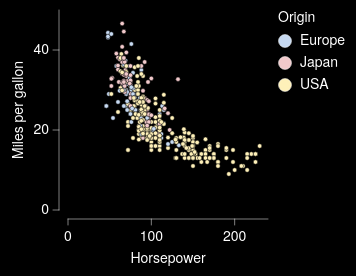

Write the Vega-Lite specification saved for this chart.
### Vega-Lite specification from a JSON file in a GitHub repository (floating-point values rounded to 4 significant figures; data arrays with more than 128 entries replaced by an {"elided": "..."} marker saying what was removed)
{"background": "black", "config": {"arc": {"fill": "#DBDBDB", "fillOpacity": 1.0, "innerRadius": 25.0, "padAngle": 0.03, "stroke": "black", "strokeOpacity": 1, "strokeWidth": 0.25}, "area": {"fill": "#DBDBDB", "fillOpacity": 1.0, "stroke": "black", "strokeOpacity": 1, "strokeWidth": 0.25}, "axis": {"domain": true, "domainCap": "round", "domainColor": "white", "domainWidth": 0.25, "grid": false, "gridCap": "round", "gridColor": "#F1F1F1", "gridDash": [0, 0], "gridOpacity": 1.0, "gridWidth": 0.25, "labelColor": "white", "labelFont": "HelveticaNeue", "labelFontSize": 7, "labelFontStyle": "normal", "labelFontWeight": 400, "offset": 4.5, "ticks": true, "tickCap": "round", "tickColor": "white", "tickRound": false, "tickSize": 3, "tickWidth": 0.25, "titleColor": "white", "titleFont": "HelveticaNeue", "titleFontSize": 7, "titleFontStyle": "normal", "titleFontWeight": 400}, "axisX": {"domain": true, "labelAlign": "center", "labelAngle": 0, "labels": true, "ticks": true, "translate": 0}, "axisY": {"domain": true, "labelAlign": "right", "labelAngle": 0, "labels": true, "ticks": true, "translate": 0}, "axisRight": {"domain": true, "labelAlign": "left", "labelAngle": 0, "labels": true, "ticks": true, "translate": 0}, "axisTop": {"domain": true, "labelAlign": "center", "labelAngle": 0, "labels": true, "ticks": true, "translate": 0}, "axisBand": {"tickOffset": 0}, "bar": {"fill": "#DBDBDB", "fillOpacity": 1.0, "stroke": "black", "strokeOpacity": 1, "strokeWidth": 0.25}, "boxplot": {"size": 9.0, "ticks": {"cornerRadius": 0.25, "fill": "white", "size": 4.5, "thickness": 0.25}, "box": {"fillOpacity": 1.0, "stroke": "black", "strokeOpacity": 1, "strokeWidth": 0.25}, "median": {"fill": "black", "fillOpacity": 1.0, "size": 9.0, "thickness": 0.25}, "rule": {"fill": "white", "fillOpacity": 1.0, "size": 10.0, "stroke": "white", "strokeDash": [0, 0], "strokeOpacity": 1, "strokeWidth": 0.25}, "outliers": {"color": "white", "fill": "white", "fillOpacity": 1.0, "size": 0, "stroke": "black", "strokeOpacity": 1, "strokeWidth": 0.25}}, "circle": {"fill": "white", "fillOpacity": 1.0, "size": 0.5, "stroke": null, "strokeOpacity": 1, "strokeWidth": 0.25}, "errorband": {"band": {"fillOpacity": 0.6, "stroke": null, "strokeWidth": 0.25, "strokeOpacity": 1}, "borders": {"opacity": 0, "strokeOpacity": 0.25, "strokeWidth": 1}}, "errorbar": {"opacity": 1, "rule": {"strokeDash": [0, 0], "strokeWidth": 0.25}, "ticks": {"color": "white", "cornerRadius": 0.125, "opacity": 1, "size": 6.0, "thickness": 0.25}, "thickness": 0.25}, "font": "HelveticaNeue", "geoshape": {"fill": "#DBDBDB", "fillOpacity": 1.0, "stroke": "white", "strokeOpacity": 1, "strokeWidth": 0.25}, "header": {"labelColor": "white", "labelFont": "HelveticaNeue", "labelFontSize": 7, "labelFontStyle": "normal", "labelFontWeight": 400, "titleColor": "white", "titleFont": "HelveticaNeue", "titleFontSize": 7, "titleFontStyle": "normal", "titleFontWeight": 400, "titlePadding": 0}, "legend": {"disable": false, "offset": 4.5, "gradientLength": 50.0, "gradientThickness": 5.0, "gradientOpacity": 1.0, "gradientStrokeColor": "white", "gradientStrokeWidth": 0.25, "labelColor": "white", "labelFont": "HelveticaNeue", "labelFontSize": 7, "labelFontStyle": "normal", "labelFontWeight": 400, "strokeColor": "white", "strokeWidth": 0, "symbolSize": 42, "symbolStrokeColor": "white", "symbolStrokeWidth": 0.25, "titleColor": "white", "titleFont": "HelveticaNeue", "titleFontSize": 7, "titleFontStyle": "normal", "titleFontWeight": 400}, "line": {"color": "white", "stroke": "white", "strokeCap": "round", "strokeDash": [0, 0], "strokeOpacity": 1, "strokeWidth": 0.375}, "point": {"filled": true, "fill": "#DBDBDB", "fillOpacity": 1.0, "size": 5.0, "stroke": "black", "strokeOpacity": 1, "strokeWidth": 0.25}, "range": {"category": ["#C6D9F1", "#F1C9CB", "#FEF0B9", "#CEE37A", "#7AA8E0", "#E589A3", "#FDDD5D", "#68B961", "#4177B1", "#C35082", "#E5C227", "#438156"], "diverging": {"scheme": ["#C35082", "#CE6D94", "#D989A7", "#E2A4BA", "#EABFCE", "#F1DBE2", "#F6F6F6", "#D7E0EB", "#B9CBE0", "#9BB6D5", "#7DA1C9", "#5F8CBD", "#4177B1"]}, "heatmap": {"scheme": ["#DFE9F7", "#C6D9F1", "#ADC8EC", "#94B8E6", "#7AA8E0", "#6097DA", "#4D87CA", "#4177B1", "#386898", "#2F597F", "#264A69", "#1D3A58"]}, "ordinal": {"scheme": ["#F1F1F1", "#DBDBDB", "#C6C6C6", "#B2B2B2", "#9D9D9D", "#898989", "#767676", "#636363", "#515151", "#404040", "#2F2F2F", "#1F1F1F"]}, "ramp": {"scheme": ["#DFE9F7", "#C6D9F1", "#ADC8EC", "#94B8E6", "#7AA8E0", "#6097DA", "#4D87CA", "#4177B1", "#386898", "#2F597F", "#264A69", "#1D3A58"]}}, "rule": {"color": "white", "stroke": "white", "strokeCap": "round", "strokeDash": [2, 2], "strokeOpacity": 1, "strokeWidth": 0.25}, "scale": {"bandPaddingInner": 0.1, "bandPaddingOuter": 0.1, "round": false}, "rect": {"fill": "#DBDBDB", "fillOpacity": 1.0, "stroke": "black", "strokeOpacity": 1, "strokeWidth": 0.25}, "square": {"fill": "#DBDBDB", "fillOpacity": 1.0, "size": 10.0, "stroke": "black", "strokeOpacity": 1, "strokeWidth": 0.25}, "text": {"color": "white", "font": "HelveticaNeue", "fontSize": 7, "fontStyle": "normal", "fontWeight": 400}, "title": {"anchor": "middle", "frame": "group", "color": "white", "font": "HelveticaNeue", "fontSize": 7, "fontStyle": "normal", "fontWeight": 400, "subtitleColor": "white", "subtitleFont": "HelveticaNeue", "subtitleFontSize": "HelveticaNeue", "subtitleFontStyle": "normal", "subtitleFontWeight": 400}, "view": {"continuousWidth": 100, "continuousHeight": 100, "discreteWidth": 100, "discreteHeight": 100, "fill": null, "stroke": null, "strokeWidth": 0.25}}, "data": {"name": "data-7285c4e2e195e5a75737a34913199f5f"}, "mark": {"type": "point"}, "encoding": {"color": {"field": "Origin", "type": "nominal"}, "x": {"field": "Horsepower", "type": "quantitative"}, "y": {"field": "Miles_per_Gallon", "title": "Miles per gallon", "type": "quantitative"}}, "$schema": "https://vega.github.io/schema/vega-lite/v6.4.1.json", "datasets": {"data-7285c4e2e195e5a75737a34913199f5f": {"elided": "392 records"}}}
